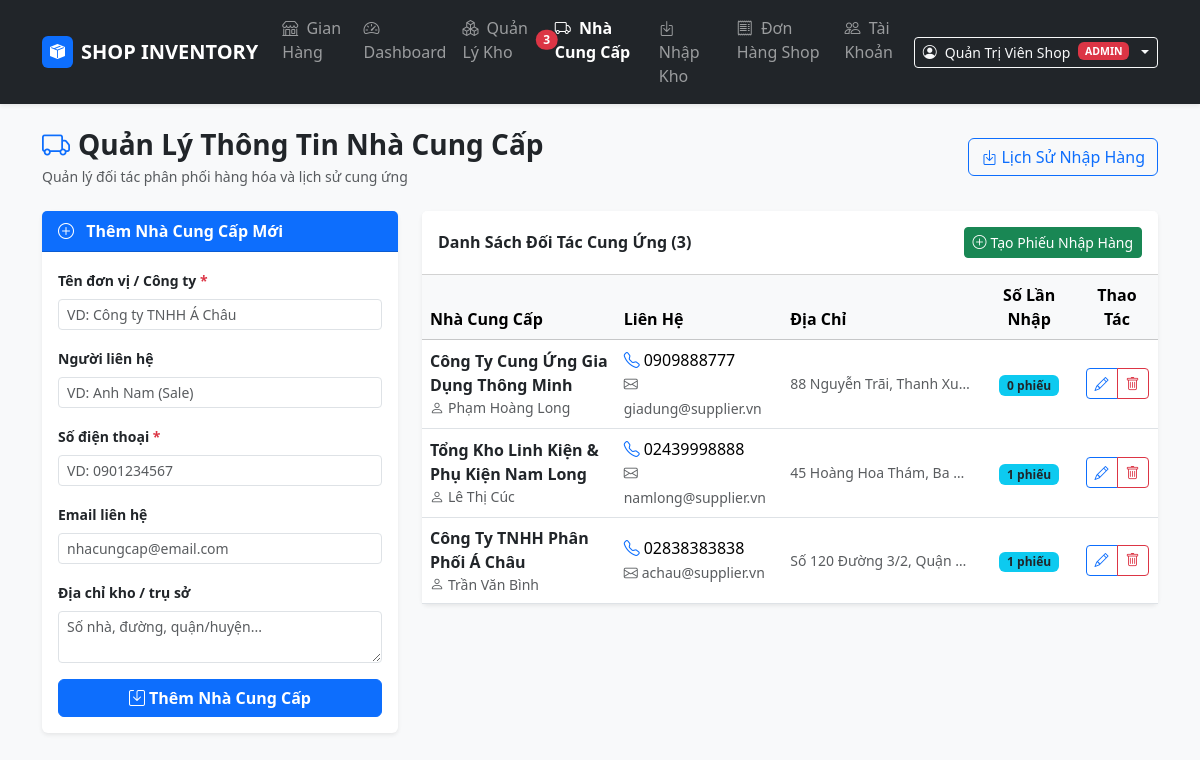
Page /suppliers.php (signed in) on the committed database.
### tables this page shows
CREATE TABLE suppliers (
    id INT AUTO_INCREMENT PRIMARY KEY,
    name VARCHAR(150) NOT NULL,
    contact_name VARCHAR(100) DEFAULT NULL,
    phone VARCHAR(20) NOT NULL,
    email VARCHAR(100) DEFAULT NULL,
    address TEXT DEFAULT NULL,
    created_at TIMESTAMP DEFAULT CURRENT_TIMESTAMP
);

### db.php (called while the page is built, shortened)
<?php
function e($str) {
    return htmlspecialchars((string)($str ?? ''), ENT_QUOTES, 'UTF-8');
}
?>

### suppliers.php (the view, shortened to what this page needs)
<?php
require_once 'db.php';
$edit_mode = false;
$form_data = [
    'id'           => '',
    'name'         => '',
    'contact_name' => '',
    'phone'        => '',
    'email'        => '',
    'address'      => ''
];
$suppliers = $pdo->query("
    SELECT s.*, COUNT(ir.id) AS import_count
    FROM suppliers s
    LEFT JOIN import_receipts ir ON s.id = ir.supplier_id
    GROUP BY s.id
    ORDER BY s.id DESC
")->fetchAll();
?>
<!DOCTYPE html>
<html lang="vi">
<head>
    <link href="https://cdn.jsdelivr.net/npm/bootstrap@5.3.3/dist/css/bootstrap.min.css" rel="stylesheet">
    <link href="https://cdn.jsdelivr.net/npm/bootstrap-icons@1.11.3/font/bootstrap-icons.min.css" rel="stylesheet">
</head>
<body class="bg-light">
<?php include 'navbar.php'; ?>
<div class="container py-4">
    <div class="d-flex flex-wrap justify-content-between align-items-center mb-4">
        <div>
            <h3 class="fw-bold text-dark mb-1"><i class="bi bi-truck text-primary me-2"></i>Quản Lý Thông Tin Nhà Cung Cấp</h3>
            <p class="text-muted small mb-0">Quản lý đối tác phân phối hàng hóa và lịch sử cung ứng</p>
        </div>
        <div>
            <a href="imports.php" class="btn btn-outline-primary"><i class="bi bi-box-arrow-in-down me-1"></i>Lịch Sử Nhập Hàng</a>
        </div>
    </div>
    <div class="row g-4">
        <div class="col-lg-4">
            <div class="card shadow-sm border-0 sticky-top" style="top: 80px;">
                <div class="card-header <?= $edit_mode ? 'bg-warning text-dark' : 'bg-primary text-white' ?> fw-bold">
                    <i class="bi <?= $edit_mode ? 'bi-pencil-square' : 'bi-plus-circle' ?> me-2"></i>
                    <?= $edit_mode ? 'Sửa Nhà Cung Cấp' : 'Thêm Nhà Cung Cấp Mới' ?>
                </div>
                <div class="card-body">
                    <form method="POST" action="suppliers.php">
                        <div class="mb-3">
                            <label class="form-label small fw-semibold">Tên đơn vị / Công ty <span class="text-danger">*</span></label>
                            <input type="text" name="name" class="form-control form-control-sm" placeholder="VD: Công ty TNHH Á Châu" value="<?= e($form_data['name']) ?>" required>
                        </div>
                        <div class="mb-3">
                            <label class="form-label small fw-semibold">Người liên hệ</label>
                            <input type="text" name="contact_name" class="form-control form-control-sm" placeholder="VD: Anh Nam (Sale)" value="<?= e($form_data['contact_name']) ?>">
                        </div>
                        <div class="mb-3">
                            <label class="form-label small fw-semibold">Số điện thoại <span class="text-danger">*</span></label>
                            <input type="text" name="phone" class="form-control form-control-sm" placeholder="VD: 0901234567" value="<?= e($form_data['phone']) ?>" required>
                        </div>
                        <div class="mb-3">
                            <label class="form-label small fw-semibold">Email liên hệ</label>
                            <input type="email" name="email" class="form-control form-control-sm" placeholder="nhacungcap@email.com" value="<?= e($form_data['email']) ?>">
                        </div>
                        <div class="mb-3">
                            <label class="form-label small fw-semibold">Địa chỉ kho / trụ sở</label>
                            <textarea name="address" class="form-control form-control-sm" rows="2" placeholder="Số nhà, đường, quận/huyện..."><?= e($form_data['address']) ?></textarea>
                        </div>
                        <div class="d-grid gap-2">
                            <button type="submit" class="btn <?= $edit_mode ? 'btn-warning fw-bold' : 'btn-primary fw-bold' ?>">
                                <i class="bi bi-save me-1"></i><?= $edit_mode ? 'Cập Nhật' : 'Thêm Nhà Cung Cấp' ?>
                            </button>
                        </div>
                    </form>
                </div>
            </div>
        </div>
        <div class="col-lg-8">
            <div class="card shadow-sm border-0">
                <div class="card-header bg-white fw-bold py-3 d-flex justify-content-between align-items-center">
                    <span>Danh Sách Đối Tác Cung Ứng (<?= count($suppliers) ?>)</span>
                    <a href="imports.php" class="btn btn-sm btn-success"><i class="bi bi-plus-circle me-1"></i>Tạo Phiếu Nhập Hàng</a>
                </div>
                <div class="table-responsive">
                    <table class="table table-hover align-middle mb-0">
                        <thead class="table-light">
                            <tr>
                                <th>Nhà Cung Cấp</th>
                                <th>Liên Hệ</th>
                                <th>Địa Chỉ</th>
                                <th class="text-center">Số Lần Nhập</th>
                                <th class="text-center">Thao Tác</th>
                            </tr>
                        </thead>
                        <tbody>
                            <?php if (empty($suppliers)): ?>
                                <tr>
                                    <td colspan="5" class="text-center py-4 text-muted">Chưa có nhà cung cấp nào!</td>
                                </tr>
                            <?php else: ?>
                                <?php foreach ($suppliers as $s): ?>
                                    <tr>
                                        <td>
                                            <strong class="text-dark"><?= e($s['name']) ?></strong>
                                            <?php if ($s['contact_name']): ?>
                                                <div class="small text-muted"><i class="bi bi-person me-1"></i><?= e($s['contact_name']) ?></div>
                                            <?php endif; ?>
                                        </td>
                                        <td>
                                            <div><i class="bi bi-telephone text-primary me-1"></i><?= e($s['phone']) ?></div>
                                            <?php if ($s['email']): ?>
                                                <small class="text-muted"><i class="bi bi-envelope me-1"></i><?= e($s['email']) ?></small>
                                            <?php endif; ?>
                                        </td>
                                        <td class="small text-muted text-truncate" style="max-width: 200px;" title="<?= e($s['address']) ?>">
                                            <?= e($s['address'] ?: 'Chưa cập nhật') ?>
                                        </td>
                                        <td class="text-center">
                                            <span class="badge bg-info text-dark"><?= $s['import_count'] ?> phiếu</span>
                                        </td>
                                        <td class="text-center">
                                            <div class="btn-group btn-group-sm">
                                                <a href="suppliers.php?edit_id=<?= $s['id'] ?>" class="btn btn-outline-primary" title="Sửa"><i class="bi bi-pencil"></i></a>
                                                <a href="suppliers.php?delete_id=<?= $s['id'] ?>" class="btn btn-outline-danger" onclick="return confirm('Bạn có chắc chắn muốn xóa đối tác này?')" title="Xóa"><i class="bi bi-trash"></i></a>
                                            </div>
                                        </td>
                                    </tr>
                                <?php endforeach; ?>
                            <?php endif; ?>
                        </tbody>
                    </table>
                </div>
            </div>
        </div>
    </div>
</div>
</body>
</html>

### rows in the picture
suppliers: name "Công Ty Cung Ứng Gia Dụng Thông Minh", contact_name "Phạm Hoàng Long", phone "0909888777", email "giadung@supplier.vn", address "88 Nguyễn Trãi, Thanh Xu…", import_count "0"
suppliers: name "Tổng Kho Linh Kiện & Phụ Kiện Nam Long", contact_name "Lê Thị Cúc", phone "02439998888", email "namlong@supplier.vn", address "45 Hoàng Hoa Thám, Ba…", import_count "1"
suppliers: name "Công Ty TNHH Phân Phối Á Châu", contact_name "Trần Văn Bình", phone "02838383838", email "achau@supplier.vn", address "Số 120 Đường 3/2, Quận…", import_count "1"

### other values in the picture
$nav_low_stock "3"
$_SESSION['fullname'] "Quản Trị Viên Shop"
$_SESSION['role'] "ADMIN"
count($suppliers) "3"
